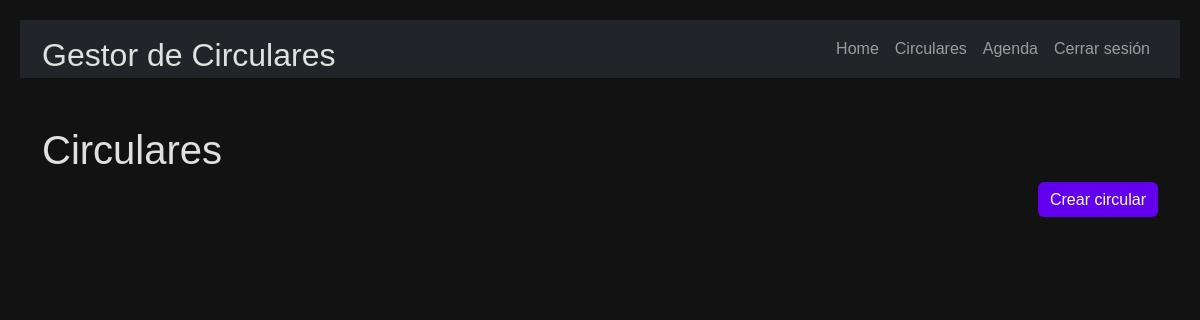
The app's page /circulares/ (signed in), older data.
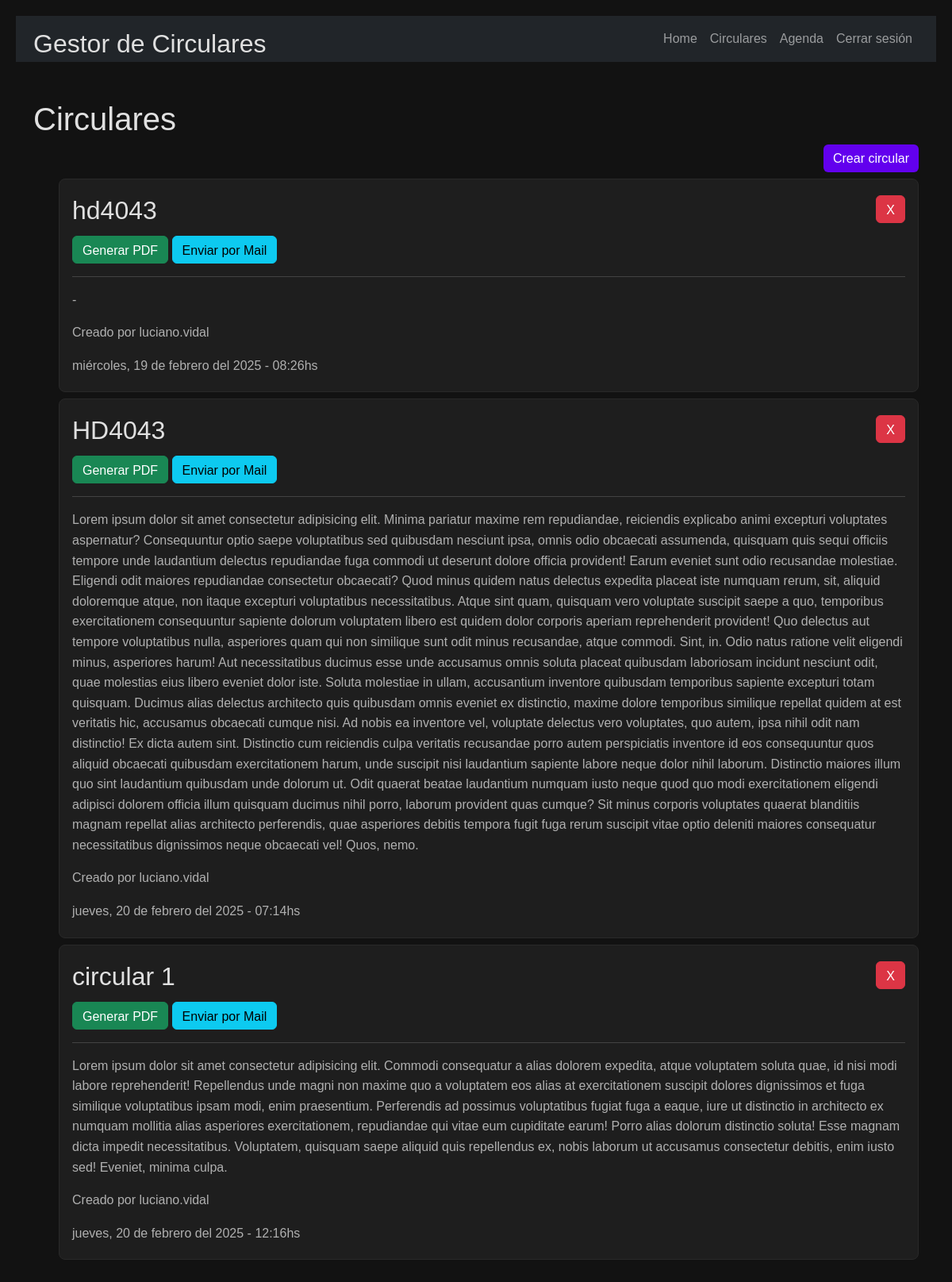
The same page, newer data.
### cargaCircularTrabajo/models.py (models this page shows, shortened)
class Circular(models.Model):
    titulo = models.CharField(max_length=200,default='')
    created = models.DateTimeField(auto_now_add=True)
    Solicitante = models.CharField(max_length=200, default='-')
    fechaInicioTrabajo = models.DateTimeField()
    fechaFinTrabajo = models.DateTimeField()
    ocupaVia = models.BooleanField(default=False)
    necesitaCorteEnergia = models.BooleanField(default=False)
    kmInicio = models.CharField(max_length=10, default='-')
    PaloInicio = models.CharField(max_length=10, default='-')
    estacionInicio = models.ForeignKey(Estacion, on_delete=models.SET_NULL, null=True, blank=True, related_name='circular_inicio_set')
    kmFin = models.CharField(max_length=10, default='-')
    paloFin = models.CharField(max_length=10, default='-')
    estacionFin = models.ForeignKey(Estacion, on_delete=models.SET_NULL, null=True, blank=True, related_name='circular_fin_set')
    via = models.CharField(max_length=20, default='No ocupa')
    descripcion = models.TextField(blank=True, default='-')
    responsable = models.ManyToManyField(Agenda, blank=True)
    supervisorTransporte = models.BooleanField(default=False)
    piloto = models.BooleanField(default=False)
    personalPolicial = models.BooleanField(default=False)
    otro = models.BooleanField(default=False)
    detalleOtro = models.TextField(blank=True)
    user = models.ForeignKey(User, on_delete=models.CASCADE)

### cargaCircularTrabajo/views.py (the view)
# urls.py: path('circulares/', views.circulares, name='circulares'),
@login_required
def circulares(request):
    circulares = Circular.objects.all()
    if request.method == 'GET':
        return render(request, "circulares.html",{
            'circulares': circulares,
            'titulo' : 'Circulares'
        })

### cargaCircularTrabajo/templates/circulares.html (shortened to what this page needs)
{% extends 'base.html' %}
{% block content %}
<main class="container py-5 ">
    <section >
    <h1>{{ titulo }}</h1>
    <div class="d-flex justify-content-end">
        <a class="btn btn-primary" href="/createCircular">Crear circular</a>
    </div>
    <ul>
        {% for circular in circulares %}
            <li class="card card-body my-2 py-1 ">
                <a href="{% url 'circularDetalle' circular.id %}">
                    <div class="d-flex justify-content-between my-3">
                        <h2>{{circular.titulo}}</h2>
                        <a href="{% url 'deleteCircular' circular.id %}" class="btn btn-danger">X</a>
                    </div>
                    <div>
                        <a href="{% url 'carga_pdf' circular.id %}" class="btn btn-success" target="_blank" rel="noopener noreferrer">Generar PDF</a>
                        <a href="{% url 'enviar_mail' circular.id %}" class="btn btn-info">Enviar por Mail</a>
                    </div>
                    <hr>
                    <p>{{circular.descripcion}}</p>
                    <p>Creado por {{circular.user.username}}</p>
                    <p>{{ circular.created|date:"l, j \d\e F \d\e\l Y - H:i\h\s" }}</p>
                </a>
            </li>
        {% endfor %}
    </ul>
    </section>
</main>
{% endblock %}

Row changes from the older to the newer data that the page shows:
added Circular: titulo "hd4043", descripcion "-", user.username "luciano.vidal", created "miércoles, 19 de febrero del 2025 - 08:26hs"
added Circular: titulo "HD4043", descripcion "Lorem ipsum dolor sit amet consectetur adipisicing elit. Minima pariatur maxime rem repudiandae, reiciendis explicabo animi excepturi voluptates aspernatur? Consequuntur optio saepe voluptatibus sed quibusdam nesciunt ipsa, omnis odio obcaecati assumenda, quisquam quis sequi officiis tempore unde laudantium delectus repudiandae fuga commodi ut deserunt dolore officia provident! Earum eveniet sunt odio recusandae molestiae. Eligendi odit maiores repudiandae consectetur obcaecati? Quod minus quidem natus delectus expedita placeat iste numquam rerum, sit, aliquid doloremque atque, non itaque excepturi voluptatibus necessitatibus. Atque sint quam, quisquam vero voluptate suscipit saepe a quo,…", user.username "luciano.vidal", created "jueves, 20 de febrero del 2025 - 07:14hs"
added Circular: titulo "circular 1", descripcion "Lorem ipsum dolor sit amet consectetur adipisicing elit. Commodi consequatur a alias dolorem expedita, atque voluptatem soluta quae, id nisi modi labore reprehenderit! Repellendus unde magni non maxime quo a voluptatem eos alias at exercitationem suscipit dolores dignissimos et fuga similique voluptatibus ipsam modi, enim praesentium. Perferendis ad possimus voluptatibus fugiat fuga a eaque, iure ut distinctio in architecto ex numquam mollitia alias asperiores exercitationem, repudiandae qui vitae eum cupiditate earum! Porro alias dolorum distinctio soluta! Esse magnam dicta impedit necessitatibus. Voluptatem, quisquam saepe aliquid quis repellendus ex, nobis laborum ut accusamus…", user.username "luciano.vidal", created "jueves, 20 de febrero del 2025 - 12:16hs"
